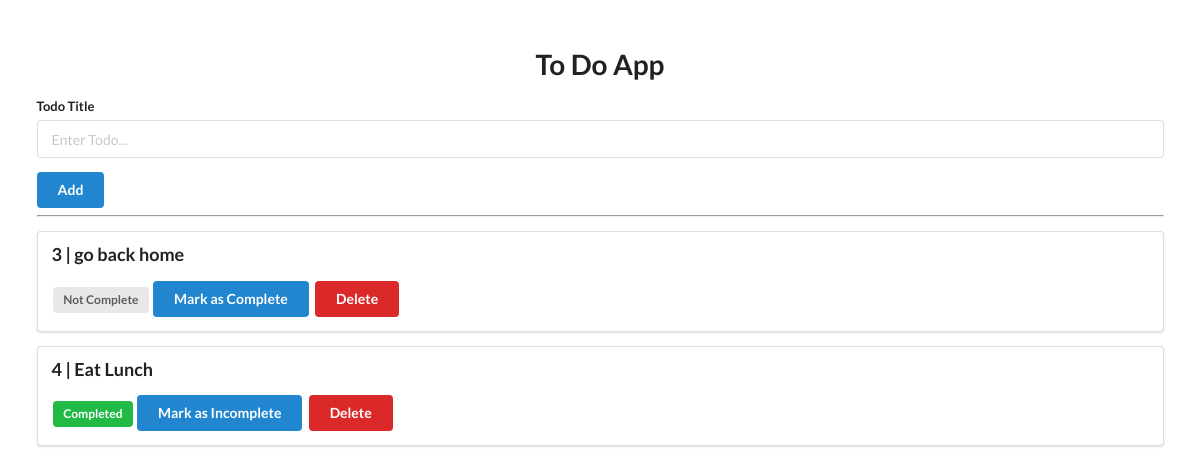
Before: /todolist with the older database file.
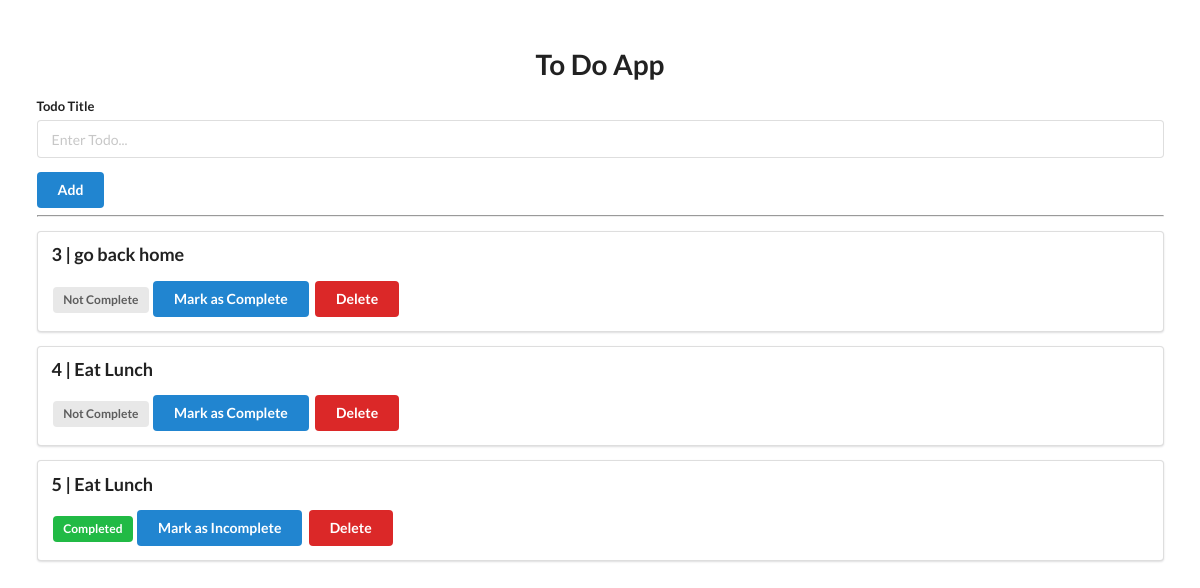
After: the same page with the newer database file.
### app.py (models this page shows, shortened)
class Todo(db.Model):
    id = db.Column(db.Integer , primary_key = True)
    title = db.Column(db.String(100))
    complete = db.Column(db.Boolean)

### app.py (the view)
@app.route('/todolist')
def todolist():
    todo_list = Todo.query.all( )
    return render_template('todo.html', todo_list = todo_list)

### templates/todo.html (shortened to what this page needs)
<!DOCTYPE html>
<html lang="en">
<head>
    <link rel="stylesheet" href="https://cdn.jsdelivr.net/npm/semantic-ui@2.4.2/dist/semantic.min.css">
</head>
<body>
    <div style="margin-top: 50px;" class="ui container">
        <h1 class="ui center aligned header">To Do App</h1>
        <form class="ui form" action="/addtodo" method="post">
            <div class="field">
                <label>Todo Title</label>
                <input type="text" name="title" placeholder="Enter Todo..."><br>
            </div>
            <button class="ui blue button" type="submit">Add</button>
        </form>
        <hr>
        {% for todo in todo_list %}
        <div class="ui segment">
            <p class="ui big header">{{todo.id }} | {{ todo.title }}</p>
            {% if todo.complete == False %}
            <span class="ui gray label">Not Complete</span>
            <a class="ui blue button" href="/updatetodo/complete/{{ todo.id }}">Mark as Complete</a>
            {% else %}
            <span class="ui green label">Completed</span>
            <a class="ui blue button" href="/updatetodo/incomplete/{{ todo.id }}">Mark as Incomplete</a>
            {% endif %}
            <a class="ui red button" href="/deletetodo/{{ todo.id }}">Delete</a>
        </div>
        {% endfor %}
    </div>
</body>
</html>

Changed rows visible on the page:
changed Todo id 4: complete "Completed Mark as Incomplete" → "Not Complete Mark as Complete"
added Todo: id "5", title "Eat Lunch"
